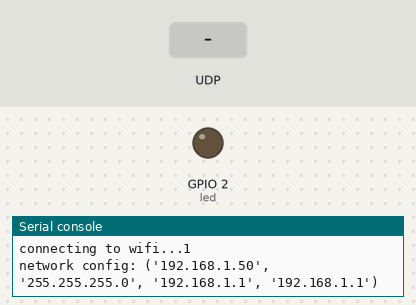
The program below on a simulated ESP32 board running MicroPython. On the bench: output pins drawn as LEDs (lit = HIGH), the last lines printed to the serial console. Inputs (shaded band) come from the test bench. WiFi joins after 1.5 s.

Above: at 3.2 s.
3.3 s: UDP packet "light on" arrives
At 3.8 s:
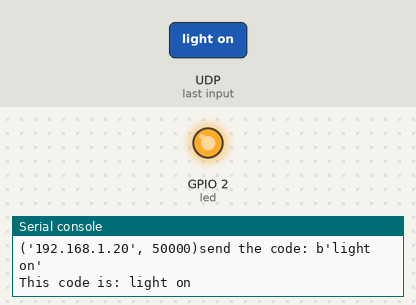
4.8 s: UDP packet "light off" arrives
At 6.1 s:
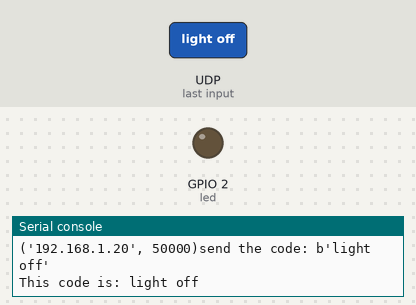
Timing chart, 0 to 7.8 s (numbered marks = the images above; inputs shaded):
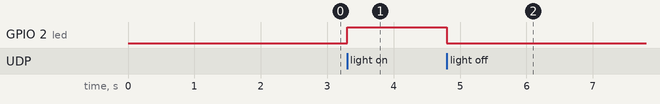

Measured:
- after the input at 3.3 s, GPIO 2 (led): LOW → HIGH at once
- after the input at 4.8 s, GPIO 2 (led): HIGH → LOW at once

The program:

04_pc_control_led.py
```python
import network
import time
import socket
import machine


def do_connect():
    wlan = network.WLAN(network.STA_IF)
    wlan.active(True)
    if not wlan.isconnected():
        print('connecting to network...')
        wlan.connect('xxx', 'xxxxxxxx')
        i = 1
        while not wlan.isconnected():
            print('connecting to wifi...{}'.format(i))
            time.sleep(1)
    print('network config:', wlan.ifconfig())

def create_udp_socket():
    udp_socket = socket.socket(socket.AF_INET, socket.SOCK_DGRAM)
    udp_socket.bind(("0.0.0.0", 8888))
    return udp_socket


def main():
    do_connect()
    udp_socket = create_udp_socket()
    led = machine.Pin(2, machine.Pin.OUT)

    while True:
        recv_data, sender_info = udp_socket.recvfrom(1024)
        print('{}send the code: {}'.format(sender_info, recv_data))

        recv_data_str = recv_data.decode("utf-8")
        print('This code is: {}'.format(recv_data_str))

        if recv_data_str == "light on":
            led.value(1)
        elif recv_data_str == "light off":
            led.value(0)


if __name__ == "__main__":
    main()
```
